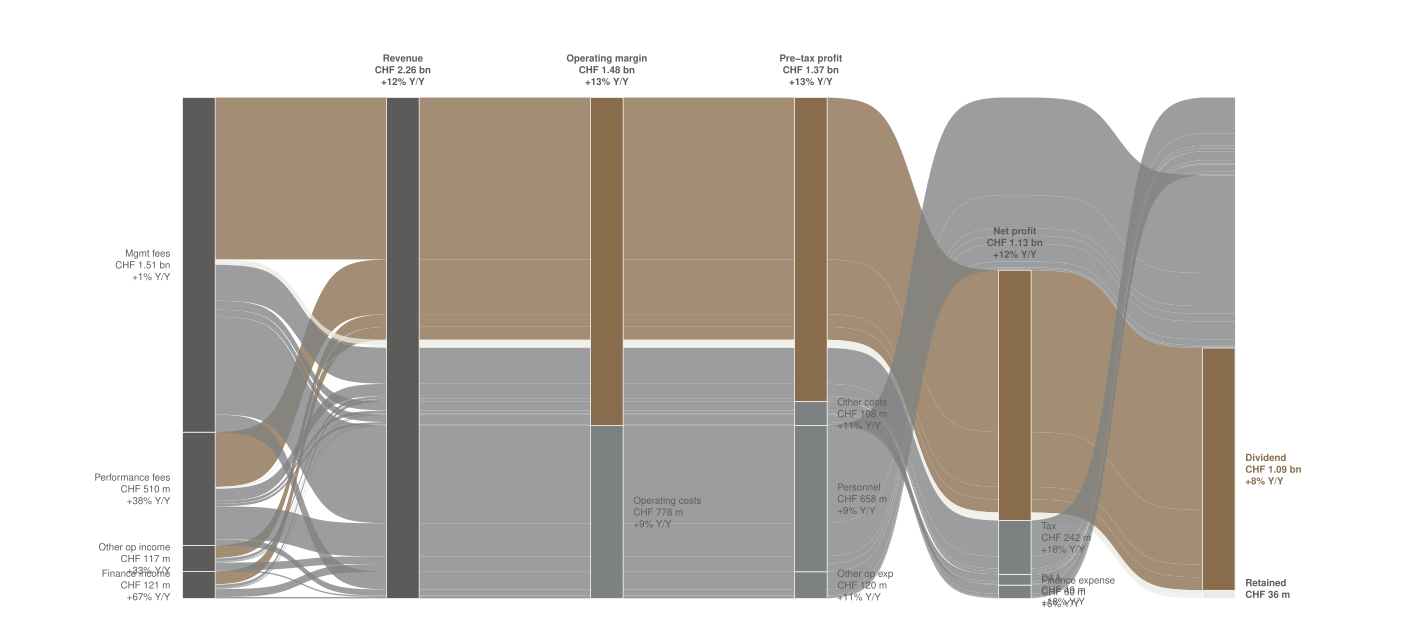

Recreate this plot in R.
# Task 8 v13 — Partners Group 2024 income statement Sankey, Apple-style
# (cleaned up).
#
# v13 changes vs v12:
#   * Dropped the "Mgmt service revenues" subtotal at axis 2 — only 2
#     streams (Mgmt + Perf fees) flowed through it, the subtotal label
#     ended up buried inside the alluvium tangle, and the merge/split
#     across the subtotal created bad crossings. All four revenue
#     sources now flow directly into Revenue (one fewer axis).
#   * Inner subtotal labels (Revenue, Operating margin, Pre-tax profit,
#     Net profit) are now drawn ABOVE their stratum bars in **alloy**
#     for high contrast against the chart background — v12 had them in
#     copper-on-copper which read as low-contrast mush. Cascade is
#     still copper as a fill colour; only the text labels become alloy.
#   * Cost peel labels at axes 4-5 (Tax / D&A / Finance expense) get
#     vertical spacing nudges via per-stratum y-offsets so the three
#     small labels don't pile on top of each other.
#   * Source labels at axis 1 spread vertically — the smallest two
#     (Other op income, Finance income) get extra ymid offset so the
#     text doesn't collide.
#
# 6 axes (was 7 in v12):
#   1: Leaf revenue sources (Mgmt fees, Performance fees, Other op
#      income, Finance income)
#   2: Revenue (everything pools)
#   3: Operating margin (copper) / Operating costs (dark_stone)
#   4: Pre-tax profit (copper) / Other costs / Personnel (peel) /
#      Other op exp (peel)
#   5: Net profit (copper) / Tax (peel) / D&A (peel) / Finance
#      expense (peel) / [Personnel and Other op exp NA-terminate]
#   6: Dividend (copper bold) / Retained (light_quartz) / [all costs
#      NA-terminate]
#
# Palette (unchanged from v12):
#   Apple gray    -> alloy (sources, Revenue)
#   Apple green   -> copper (profit cascade)
#   Apple red     -> dark_stone (cost peels)
#   Final dividend punchline -> copper bold
#   Retained sliver -> light_quartz
#
# Data source: Partners Group Holding AG, Annual Report 2024,
#   Consolidated statement of profit or loss (page 39).
#   Local: data/task_08_pg/pg_income_statement_2024.csv

setwd("/Users/alexanderweber/Documents/hsg/6_semester/data_visualization_with_ai")

suppressPackageStartupMessages({
  library(dplyr)
  library(tidyr)
  library(readr)
  library(ggplot2)
  library(ggalluvial)
})

source("design_system.R")
chart_family <- ""

# ---- Load + parse income statement ------------------------------------
is_raw <- read_csv("data/task_08_pg/pg_income_statement_2024.csv",
                   show_col_types = FALSE)

get <- function(name) {
  v <- is_raw %>% filter(line_item == name) %>% pull(chf_million)
  if (length(v) != 1) stop("Line item not found or duplicated: ", name)
  v
}

mgmt_fees    <- get("Management fees and other revenues")
perf_fees    <- get("Performance fees")
other_op_inc <- get("Other operating income")
finance_inc  <- get("Finance income")
personnel    <- abs(get("Personnel expenses"))
other_op_exp <- abs(get("Other operating expenses"))
da_amort     <- abs(get("Depreciation and amortization"))
finance_exp  <- abs(get("Finance expense"))
tax_exp      <- abs(get("Income tax expenses"))
profit       <- get("Profit for the period")
div_per_sh   <- get("Dividend per share (CHF)")
basic_eps    <- get("Basic earnings per share (CHF)")

weighted_basic_shares_m <- profit / basic_eps
dividend <- div_per_sh * weighted_basic_shares_m
retained <- profit - dividend

total_inflow      <- mgmt_fees + perf_fees + other_op_inc + finance_inc
operating_costs   <- personnel + other_op_exp
operating_margin  <- total_inflow - operating_costs
other_costs       <- da_amort + finance_exp
pretax_profit     <- operating_margin - other_costs

cat(sprintf("Total inflow:     %.1f CHF m\n", total_inflow))
cat(sprintf("Pre-tax profit:   %.1f CHF m  (reported: 1369.9)\n",
            pretax_profit))

# ---- Build path table -------------------------------------------------
sources <- tribble(
  ~src,               ~chf,
  "Mgmt fees",        mgmt_fees,
  "Performance fees", perf_fees,
  "Other op income",  other_op_inc,
  "Finance income",   finance_inc
)

destinations <- tribble(
  ~dest,             ~chf,
  "Personnel",       personnel,
  "Other op exp",    other_op_exp,
  "D&A",             da_amort,
  "Finance expense", finance_exp,
  "Tax",             tax_exp,
  "Dividend",        dividend,
  "Retained",        retained
)

paths <- crossing(src = sources$src, dest = destinations$dest) %>%
  left_join(sources      %>% rename(src_chf  = chf), by = "src") %>%
  left_join(destinations %>% rename(dest_chf = chf), by = "dest") %>%
  mutate(flow = src_chf * dest_chf / total_inflow)

# ---- Axis stratum assignment ------------------------------------------
ax3_for <- function(d) {
  if (d %in% c("Personnel", "Other op exp")) "Operating costs"
  else "Operating margin"
}
ax4_for <- function(d) {
  if (d == "Personnel")        "Personnel"
  else if (d == "Other op exp") "Other op exp"
  else if (d %in% c("D&A", "Finance expense")) "Other costs"
  else                          "Pre-tax profit"   # Tax / Dividend / Retained
}
ax5_for <- function(d) {
  if (d %in% c("Personnel", "Other op exp")) NA_character_
  else if (d %in% c("D&A", "Finance expense", "Tax")) d
  else                          "Net profit"        # Dividend / Retained
}
ax6_for <- function(d) {
  if (d %in% c("Dividend", "Retained")) d
  else NA_character_
}

paths <- paths %>%
  rowwise() %>%
  mutate(
    ax1 = src,
    ax2 = "Revenue",
    ax3 = ax3_for(dest),
    ax4 = ax4_for(dest),
    ax5 = ax5_for(dest),
    ax6 = ax6_for(dest)
  ) %>%
  ungroup()

# ---- Stratum factor levels (top to bottom at each axis) --------------
src_levels <- sources$src
ax2_levels <- "Revenue"
ax3_levels <- c("Operating margin", "Operating costs")
ax4_levels <- c("Pre-tax profit", "Other costs", "Personnel", "Other op exp")
ax5_levels <- c("Net profit", "Tax", "D&A", "Finance expense")
ax6_levels <- c("Dividend", "Retained")

paths <- paths %>%
  mutate(
    ax1 = factor(ax1, levels = src_levels),
    ax2 = factor(ax2, levels = ax2_levels),
    ax3 = factor(ax3, levels = ax3_levels),
    ax4 = factor(ax4, levels = ax4_levels),
    ax5 = factor(ax5, levels = ax5_levels),
    ax6 = factor(ax6, levels = ax6_levels),
    dest = factor(dest,
                  levels = c("Dividend", "Retained",
                             "Tax", "Finance expense", "D&A",
                             "Personnel", "Other op exp"))
  )

# ---- Colours ---------------------------------------------------------
all_fills <- c(
  # Inflow path: alloy (warm charcoal — neutral)
  "Mgmt fees"             = pg_palette$alloy,
  "Performance fees"      = pg_palette$alloy,
  "Other op income"       = pg_palette$alloy,
  "Finance income"        = pg_palette$alloy,
  "Revenue"               = pg_palette$alloy,
  # Profit path: copper (the portfolio accent)
  "Operating margin"      = pg_palette$copper,
  "Pre-tax profit"        = pg_palette$copper,
  "Net profit"            = pg_palette$copper,
  "Dividend"              = pg_palette$copper,
  # Cost path: dark_stone (warm gray, muted)
  "Operating costs"       = pg_palette$dark_stone,
  "Personnel"             = pg_palette$dark_stone,
  "Other op exp"          = pg_palette$dark_stone,
  "Other costs"           = pg_palette$dark_stone,
  "D&A"                   = pg_palette$dark_stone,
  "Finance expense"       = pg_palette$dark_stone,
  "Tax"                   = pg_palette$dark_stone,
  # Retained: light cream (the tiny "left over" sliver)
  "Retained"              = pg_palette$light_quartz
)

# ---- Helpers ---------------------------------------------------------
fmt_chf <- function(x) {
  ifelse(x >= 1000, sprintf("CHF %.2f bn", x / 1000),
                    sprintf("CHF %.0f m",  x))
}

# Y/Y growth rates (computed from page-39 2024 vs 2023 columns)
yoy <- c(
  "Mgmt fees"        = (mgmt_fees / 1487.2) - 1,
  "Performance fees" = (perf_fees /  369.4) - 1,
  "Other op income"  = (other_op_inc / 87.9) - 1,
  "Finance income"   = (finance_inc /  72.4) - 1,
  "Revenue"          = (total_inflow / (1487.2 + 369.4 + 87.9 + 72.4)) - 1,
  "Operating margin" = (operating_margin /
                          (1487.2 + 369.4 + 87.9 + 72.4 - 603.3 - 107.5)) - 1,
  "Operating costs"  = (operating_costs / (603.3 + 107.5)) - 1,
  "Pre-tax profit"   = (pretax_profit / 1208.6) - 1,
  "Net profit"       = (profit / 1003.4) - 1,
  "Personnel"        = (personnel / 603.3) - 1,
  "Other op exp"     = (other_op_exp / 107.5) - 1,
  "Other costs"      = (other_costs / (41.1 + 56.4)) - 1,
  "D&A"              = (da_amort / 41.1) - 1,
  "Finance expense"  = (finance_exp / 56.4) - 1,
  "Tax"              = (tax_exp / 205.2) - 1,
  "Dividend"         = (div_per_sh / 39.0) - 1
)

fmt_yoy <- function(name) {
  if (!name %in% names(yoy)) return("")
  sprintf("%+.0f%% Y/Y", 100 * yoy[[name]])
}

stratum_w <- 0.16

# ---- Base plot -------------------------------------------------------
p_base <- ggplot(paths,
                 aes(axis1 = ax1, axis2 = ax2, axis3 = ax3,
                     axis4 = ax4, axis5 = ax5, axis6 = ax6,
                     y = flow)) +
  geom_alluvium(aes(fill = dest),
                width = stratum_w, alpha = 0.78,
                knot.pos = 0.4, curve_type = "sigmoid",
                aes.bind = "alluvia") +
  geom_stratum(width = stratum_w,
               aes(fill = after_stat(stratum)),
               color = "white", linewidth = 0.25) +
  scale_fill_manual(values = all_fills, guide = "none") +
  scale_x_continuous(limits = c(0.5, 6.5), expand = c(0, 0)) +
  scale_y_continuous(expand = expansion(mult = c(0.04, 0.14))) +
  coord_cartesian(clip = "off") +
  labs(x = NULL, y = NULL) +
  theme_void(base_family = chart_family) +
  theme(plot.margin = margin(t = 10, r = 70, b = 8, l = 70))

# ---- Pull stratum positions for labels --------------------------------
gb <- ggplot_build(p_base)
strat_layer_idx <- which(sapply(gb$plot$layers,
                                function(l) inherits(l$stat,
                                                     "StatStratum")))[1]
strat_data <- gb$data[[strat_layer_idx]] %>%
  mutate(y_mid = (ymin + ymax) / 2)

top_y      <- max(strat_data$ymax)
gap_above  <- top_y * 0.025

# Inner subtotal labels — drawn ABOVE the stratum bar in alloy for
# contrast (v12 had these in copper, which fought the copper fill).
# Revenue (axis 2) sits highest of all subtotals because its stratum
# fills the entire vertical range; we still place the label above it.
inner_subtotals <- strat_data %>%
  filter((x == 2 & stratum == "Revenue") |
         (x == 3 & stratum == "Operating margin") |
         (x == 4 & stratum == "Pre-tax profit") |
         (x == 5 & stratum == "Net profit")) %>%
  mutate(
    x_lbl = x,
    y_lbl = pmin(ymax + gap_above, top_y * 1.07),
    label = sprintf("%s\n%s\n%s",
                    stratum, fmt_chf(count),
                    sapply(as.character(stratum), fmt_yoy)),
    color = pg_palette$alloy,
    face  = "bold"
  )

# Source labels (axis 1) — left of stratum, right-aligned.
ax1_labels <- strat_data %>%
  filter(x == 1) %>%
  mutate(
    x_lbl = 1 - stratum_w / 2 - 0.06,
    y_lbl = y_mid,
    label = sprintf("%s\n%s\n%s",
                    stratum, fmt_chf(count),
                    sapply(as.character(stratum), fmt_yoy)),
    color = pg_palette$alloy,
    face  = "plain"
  )

# Cost peels — right of stratum, left-aligned. Apply small vertical
# spacing nudges so adjacent small peels (D&A, Finance expense, Tax)
# don't overlap.
spread_y <- function(stratum_name, y) {
  case_when(
    stratum_name == "D&A"             ~ y - top_y * 0.02,
    stratum_name == "Finance expense" ~ y + top_y * 0.0,
    stratum_name == "Tax"             ~ y + top_y * 0.02,
    TRUE                              ~ y
  )
}

cost_peels <- strat_data %>%
  filter((x == 3 & stratum == "Operating costs") |
         (x == 4 & stratum %in% c("Other costs", "Personnel",
                                   "Other op exp")) |
         (x == 5 & stratum %in% c("D&A", "Finance expense", "Tax"))) %>%
  mutate(
    x_lbl = x + stratum_w / 2 + 0.05,
    y_lbl = spread_y(as.character(stratum), y_mid),
    label = sprintf("%s\n%s\n%s",
                    stratum, fmt_chf(count),
                    sapply(as.character(stratum), fmt_yoy)),
    color = pg_palette$alloy,
    face  = "plain"
  )

# Final allocation labels — right of stratum, left-aligned, BOLD.
# Dividend in copper (the punchline). Retained in alloy.
ax6_labels <- strat_data %>%
  filter(x == 6) %>%
  mutate(
    x_lbl = 6 + stratum_w / 2 + 0.05,
    y_lbl = y_mid,
    label = sprintf("%s\n%s\n%s",
                    stratum, fmt_chf(count),
                    sapply(as.character(stratum), fmt_yoy)),
    color = ifelse(stratum == "Dividend",
                   pg_palette$copper,
                   pg_palette$alloy),
    face  = "bold"
  )

# ---- Final plot ------------------------------------------------------
add_text <- function(plt, df, hjust, vjust = 0.5, size = 2.6) {
  if (nrow(df) == 0) return(plt)
  plt +
    geom_text(data = df,
              aes(x = x_lbl, y = y_lbl, label = label,
                  color = color, fontface = face),
              family = chart_family, size = size,
              hjust = hjust, vjust = vjust,
              lineheight = 0.95, inherit.aes = FALSE)
}

p <- p_base + scale_color_identity()
p <- add_text(p, ax1_labels,        hjust = 1)
p <- add_text(p, inner_subtotals,   hjust = 0.5, vjust = 0)
p <- add_text(p, cost_peels,        hjust = 0)
p <- add_text(p, ax6_labels,        hjust = 0)

out_pdf <- "iterations/task_08/v13/pg_income_sankey_v13.pdf"
ggsave(out_pdf, p, width = 36, height = 16, units = "cm",
       device = "pdf")
cat("\nSaved:", out_pdf, "\n")
